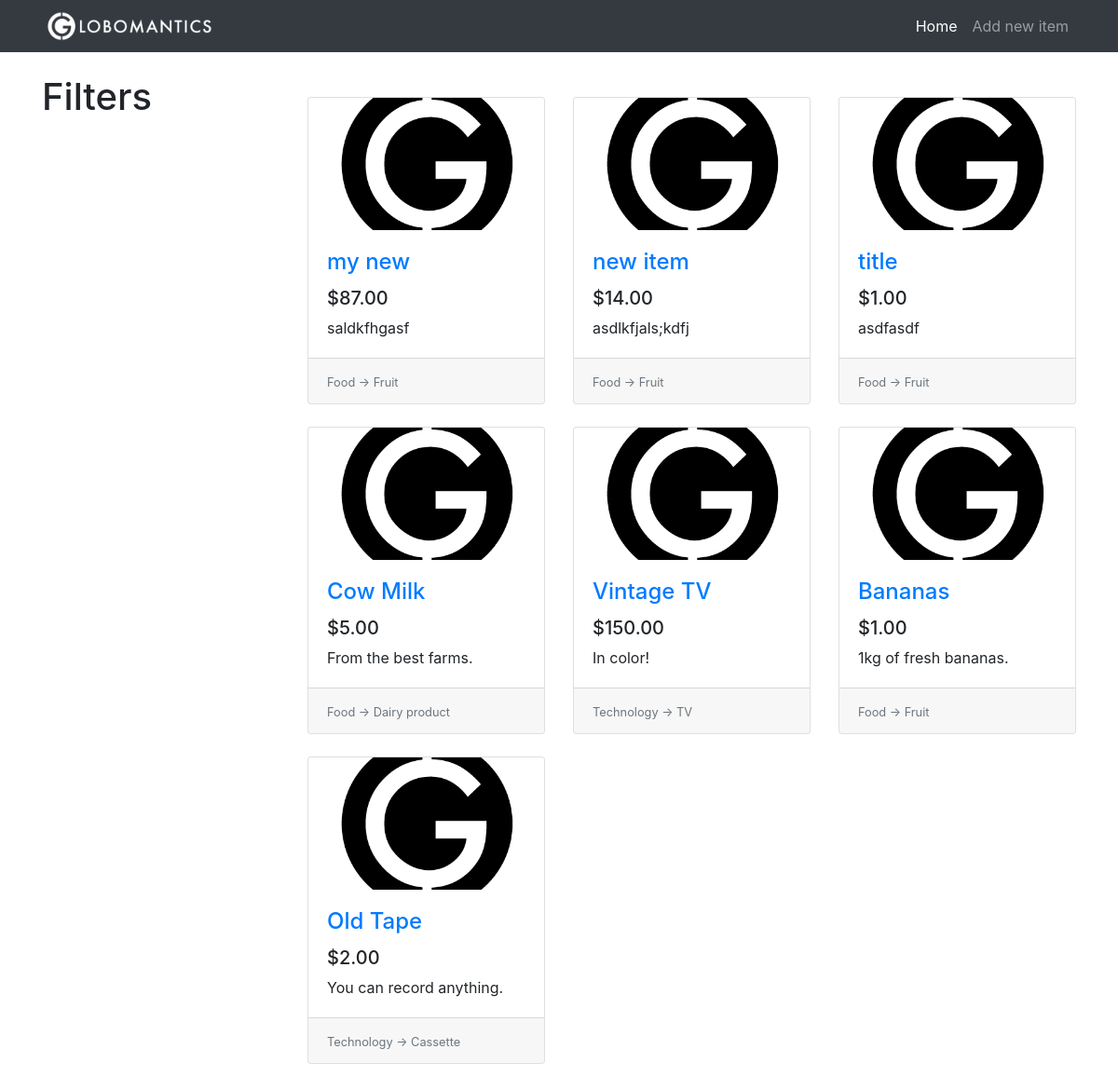
The page / on the database its author committed.
### tables this page shows
CREATE TABLE items(
                    id              INTEGER PRIMARY KEY AUTOINCREMENT,
                    title           TEXT,
                    description     TEXT,
                    price           REAL,
                    image           TEXT,
                    category_id     INTEGER,
                    subcategory_id  INTEGER,
                    FOREIGN KEY(category_id) REFERENCES categories(id),
                    FOREIGN KEY(subcategory_id) REFERENCES subcategories(id)
);

CREATE TABLE categories(
                    id              INTEGER PRIMARY KEY AUTOINCREMENT,
                    name            TEXT
);

CREATE TABLE subcategories(
                    id              INTEGER PRIMARY KEY AUTOINCREMENT,
                    name            TEXT,
                    category_id     INTEGER,
                    FOREIGN KEY(category_id) REFERENCES categories(id)
);

### main.py (the view)
@app.route("/")
def home():
    conn = get_db()
    c = conn.cursor()
    items_from_db = c.execute("""SELECT
                        i.id, i.title, i.description, i.price, i.image, c.name, s.name
                        FROM
                        items AS i
                        INNER JOIN categories     AS c ON i.category_id     = c.id
                        INNER JOIN subcategories  AS s ON i.subcategory_id  = s.id
                        ORDER BY i.id DESC
        """)
    items = []
    for row in items_from_db:
        item = {
            "id": row[0],
            "title": row[1],
            "description": row[2],
            "price": row[3],
            "image": row[4],
            "category": row[5],
            "subcategory": row[6]
        }
        items.append(item)
    return render_template("home.html", items=items)

### main.py (called while the page is built)
def get_db():
    db = getattr(g, '_database', None)
    if db is None:
        db = g._database = sqlite3.connect('db/globomantics.db')
    return db

@app.teardown_appcontext
def close_connection(exception):
    db = getattr(g, '_database', None)
    if db is not None:
        db.close()

### templates/home.html
{% extends 'base.html' %}
{% set active_page = 'home' %}
{% block content %}
  <div class="row">
    <div class="col-lg-3">
      <div class="my-4">
        <h1>Filters</h1>
      </div>
    </div>
    <div class="col-lg-9">
      <div class="row my-5 card-wrapper">
        {% if items %}
        {% for item in items %}
          <div class="col-lg-4 col-md-6 mb-4">
              <div class="card h-100">
                <div class="embed-responsive embed-responsive-16by9">
                  <a href="#">
                    <img class="card-img-top embed-responsive-item" src="{{ url_for('static', filename='images/placeholder.png') }}">
                  </a>
                </div>
                <div class="card-body">
                  <h4 class="card-title">
                    <a href="#">{{ item.title }}</a>
                  </h4>
                  <h5>{{ "$%.2f"|format(item.price) }}</h5>
                  <p class="card-text">{{ item.description }}</p>
                </div>
                <div class="card-footer">
                  <small class="text-muted">
                    {{ item.category }} -> {{ item.subcategory }}
                  </small>
                </div>
              </div>
          </div>
        {% endfor %}
        {% else %}
        <h1 class="offset-lg-3">No items to show.</h1>
        {% endif %}
      </div>
    </div>
  </div>
{% endblock %}

### templates/base.html (shortened to what this page needs)
<!DOCTYPE html>
<html lang="en">
<head>
    <link rel="stylesheet" href="https://stackpath.bootstrapcdn.com/bootstrap/4.5.2/css/bootstrap.min.css">
    <link rel="stylesheet" href="{{ url_for('static', filename='css/style.css') }}"/>
</head>
<body>
    <nav class="navbar navbar-expand-lg navbar-dark bg-dark fixed-top">
        <div class="container">
            <a class="navbar-brand" href="{{ url_for('home') }}">
                <img height="40px" src="{{ url_for('static', filename='images/logo.png') }}"/>
            </a>
            <div class="collapse navbar-collapse" id="navbarResponsive">
                <ul class="navbar-nav ml-auto">
                    <li class="nav-item {{ 'active' if active_page == 'home' else '' }}">
                        <a class="nav-link" href="{{ url_for('home') }}">Home</a>
                    </li>
                    <li class="nav-item">
                        <a class="nav-link" href="{{ url_for('new_item') }}">Add new item</a>
                    </li>
                </ul>
            </div>
        </div>
    </nav>
    <div class="container">
        {% block content %}{% endblock %}
    </div>
</body>
</html>

### static/css/style.css (style rules this page uses)
body { padding-top: 56px; }
.navbar-brand { padding-top: 0rem; padding-bottom: 0rem; }
.card-img-top { object-fit: cover; }

### rows shown on the page
items: title "my new", price "$87.00", description "saldkfhgasf", category "Food", subcategory "Fruit"
items: title "new item", price "$14.00", description "asdlkfjals;kdfj", category "Food", subcategory "Fruit"
items: title "title", price "$1.00", description "asdfasdf", category "Food", subcategory "Fruit"
items: title "Cow Milk", price "$5.00", description "From the best farms.", category "Food", subcategory "Dairy product"
items: title "Vintage TV", price "$150.00", description "In color!", category "Technology", subcategory "TV"
items: title "Bananas", price "$1.00", description "1kg of fresh bananas.", category "Food", subcategory "Fruit"
items: title "Old Tape", price "$2.00", description "You can record anything.", category "Technology", subcategory "Cassette"
